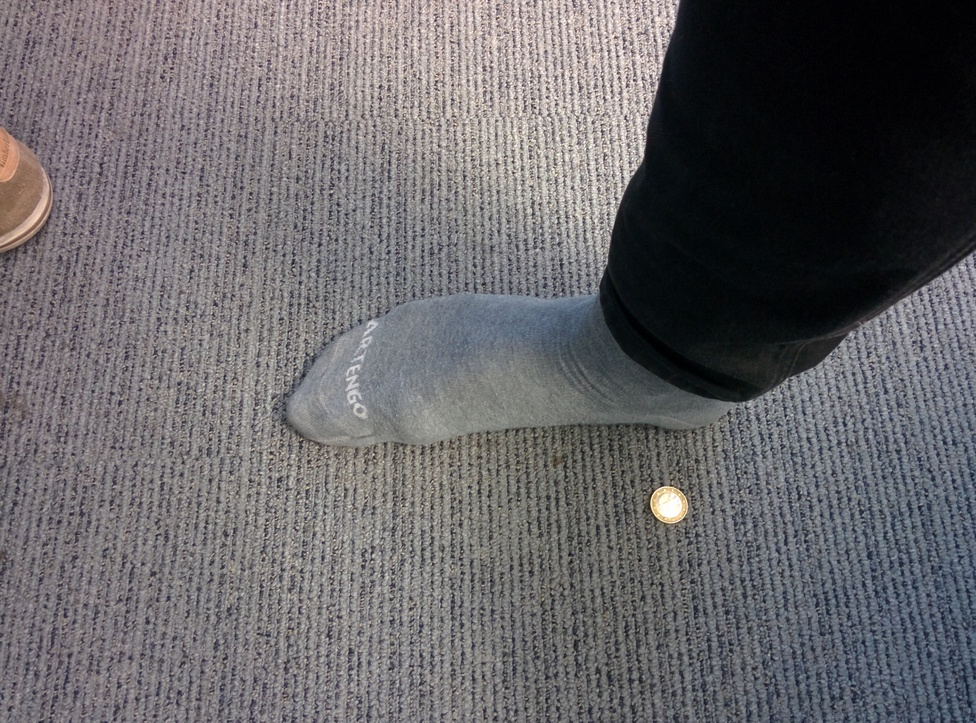
#> input picture images/test1_vertical.jpg, 976 x 723 px, shrunk from 3286 x 2432 before the run
$ python -i detect_coin.py   (imports and definitions only)   (older library calls are emulated)
#> lines starting #> are read from the running program, lines starting #| are printed output that depends on the picture; after the words box and inside, x2 and y2 are one past the last pixel; in counts of white or black regions, pixels touching at a corner belong together
#> further down, picture is the input picture: shape (723, 976, 3); mean B, G, R 104.8, 102.1, 104.3
# import the necessary packages
import numpy as np
import cv2
import imutils


def midpoint(ptA, ptB):
    return ((ptA[0] + ptB[0]) * 0.5, (ptA[1] + ptB[1]) * 0.5)


class CoinDetector:
    def __init__(self, image):
        self.image = image
        gray = cv2.cvtColor(image, cv2.COLOR_BGR2GRAY)
        gray = cv2.GaussianBlur(gray, (3, 3), 0)
        edged = cv2.Canny(gray, 20, 60)
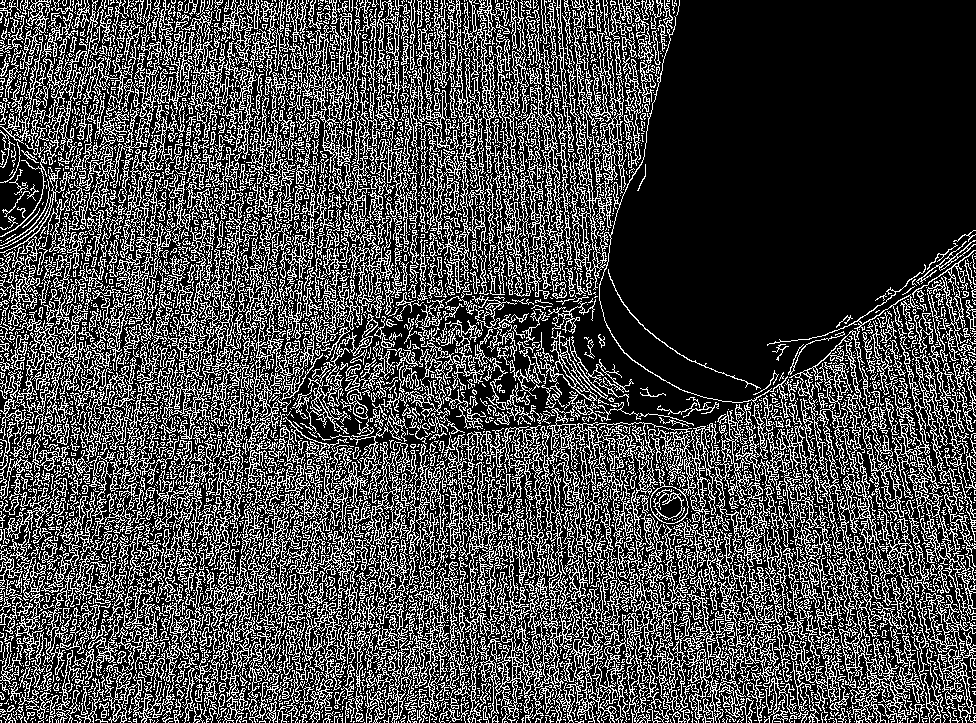
#> edged: shape (723, 976); 28.3% white in thin lines or dots
        edged = cv2.dilate(edged, None, iterations=3)
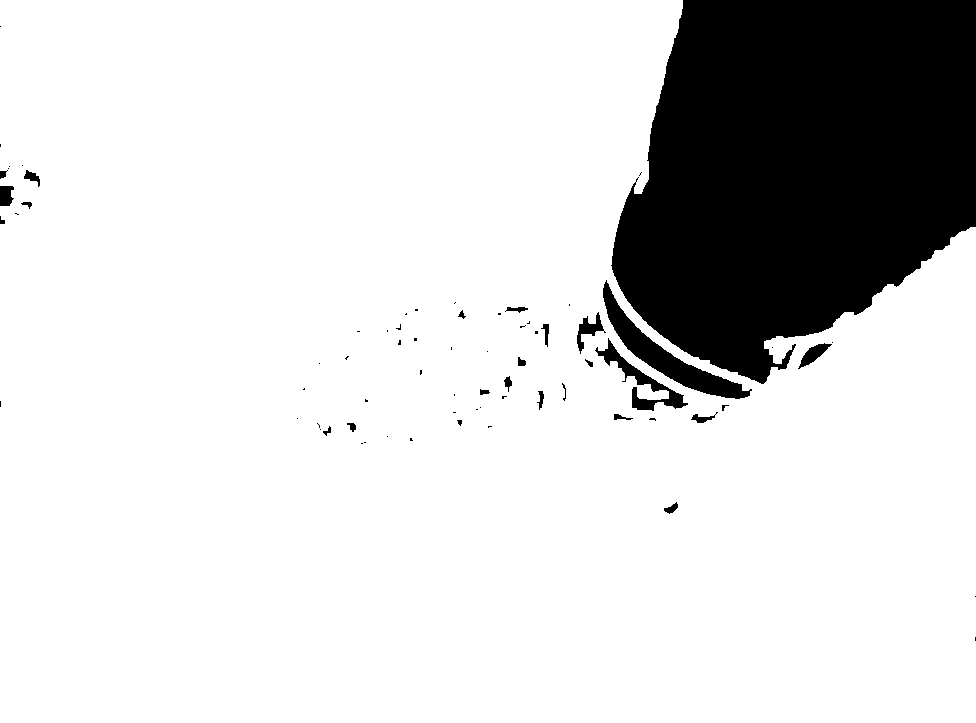
#> edged: shape (723, 976); 84.1% white; 72 black regions (47 under 20 px), largest, box (x1, y1, x2, y2) and area: (611, 0, 976, 384) 105454, (603, 280, 752, 399) 3463, (595, 338, 688, 411) 1378
        edged = cv2.erode(edged, None, iterations=3)
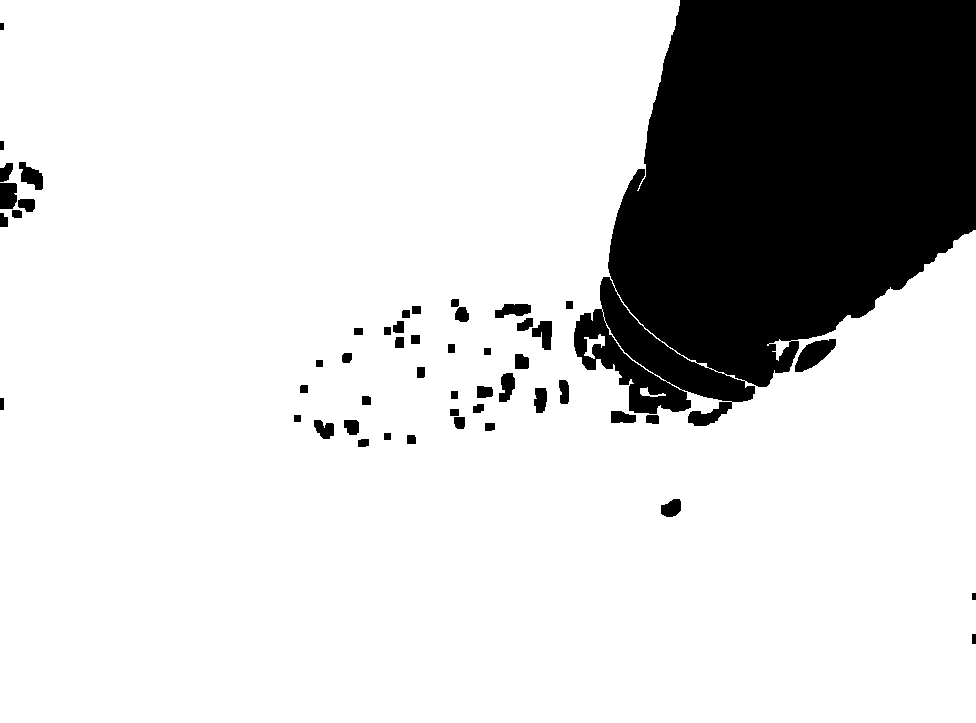
#> edged: shape (723, 976); 82.1% white; 52 black regions
        #cv2.imshow("Image", edged)
        #cv2.waitKey(0)
        cnts = cv2.findContours(edged, cv2.RETR_EXTERNAL, cv2.CHAIN_APPROX_SIMPLE)
#> cnts = 1 contour; box (x1, y1, x2, y2) and area: (0, 0, 976, 723) 593846
        self.cnts = cnts[0] if imutils.is_cv2() else cnts[1]
#> self.cnts has the same summary as cnts

    def run(self):
        '''main method, becaue init cannot return a value'''
        circles = []
        roundness = []
        for c in self.cnts:
            shape, approx = self.detect(c)
            if shape == 'circle':
                # baryentre of the contour
                cx, cy = c[:, :, 0].mean(), c[:, :, 1].mean()
                # calc disctance to all contour points
                dist_var = np.std(np.sqrt((c[:, 0, 0] - cx)**2 + (c[:, 0, 1] - cy)**2))
                roundness.append(dist_var)
                circles.append(approx)
#> this loop made 1 pass
#> (shape, peri in detect, roughness in detect, cx, cy, dist_var) on pass 1: ('circle', 3989.8, 159.6, 644.9, 261.4, 186.5)
#> after the loop, circles = 1 item; roundness = [186.5]
                # [5 lines of commented-out code are left out]
        return circles[np.argmin(roundness)]

    def detect(self, c):
        """
        returns the supposed shape and the approximate perimeter
        :param c:
        :return:
        """
        # initialize the shape name and approximate the contour
        shape = "unidentified"
        peri = cv2.arcLength(c, True)
        roughness = 0.04 * peri
        approx = cv2.approxPolyDP(c, roughness, True)

        # if the shape is a triangle, it will have 3 vertices
        if len(approx) == 3:
            shape = "triangle"

        # if the shape has 4 vertices, it is either a square or
        # a rectangle
        elif len(approx) == 4:
            # compute the bounding box of the contour and use the
            # bounding box to compute the aspect ratio
            (x, y, w, h) = cv2.boundingRect(approx)
            ar = w / float(h)

            # a square will have an aspect ratio that is approximately
            # equal to one, otherwise, the shape is a rectangle
            shape = "square" if ar >= 0.95 and ar <= 1.05 else "rectangle"

        # if the shape is a pentagon, it will have 5 vertices
        elif len(approx) == 5:
            shape = "pentagon"

        # otherwise, we assume the shape is a circle
        elif len(approx) > 5:
            shape = "circle"

        # return the name of the shape
        return shape, approx

>>> import cv2
>>> picture = cv2.imread('../images/test1_vertical.jpg')
>>> result = CoinDetector(picture).run()
#> result = [[0, 0], [0, 722], [975, 722], [975, 230], [657, 338], [679, 0]]
